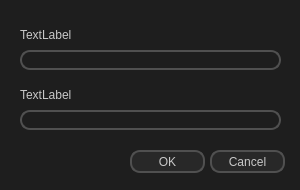
<?xml version="1.0" encoding="UTF-8"?>
<ui version="4.0">
 <class>Dialog</class>
 <widget class="QDialog" name="Dialog">
  <property name="geometry">
   <rect>
    <x>0</x>
    <y>0</y>
    <width>300</width>
    <height>190</height>
   </rect>
  </property>
  <property name="minimumSize">
   <size>
    <width>300</width>
    <height>190</height>
   </size>
  </property>
  <property name="maximumSize">
   <size>
    <width>300</width>
    <height>190</height>
   </size>
  </property>
  <property name="windowTitle">
   <string>Dialog</string>
  </property>
  <property name="styleSheet">
   <string notr="true">QWidget {
background-color: rgb(30, 30, 30)

}
QLabel{
color: rgb(200, 200, 200);
background-color:rgba(0, 0, 0, 0)
}

QPushButton {
background-color:rgb(40, 40, 40);
color: rgb(200, 200, 200);
border: 2px solid rgb(80, 80, 80);
border-radius: 10px;
padding: 1px;
}
QPushButton:hover {
background-color:rgb(20, 115, 230);
	color: rgb(200, 200, 200);
border: 1px solid rgb(20, 115, 230);
}
QPushButton:pressed {
background-color:rgb(18, 100, 200);
color: rgb(200, 200, 200);
border: 1px solid rgb(18, 100, 200);
}
QPushButton:disabled {
background-color:rgb(20, 20, 20);
color: rgb(100, 100, 100);
border: 2px solid rgb(50, 50, 50);
border-radius: 10px;
}

QLineEdit{
background-color:rgb(30, 30, 30);
color: rgb(200, 200, 200);
border: 2px solid rgb(80, 80, 80);
border-radius: 10px;
padding: 1px;
}
QLineEdit:focus {
background-color:rgb(30, 30, 30);
color: rgb(200, 200, 200);
border: 2px solid rgb(20, 115, 230);
border-radius: 10px;
padding: 1px;
}

QProgressBar {
background-color:rgb(30, 30, 30);
border: 2px solid rgb(80, 80, 80);
border-radius: 6px;
color:rgb(200, 200, 200);
text-align: center;
}
QProgressBar::chunk {
background-color:rgb(20, 115, 230);
border: 2px solid rgb(20, 115, 230);
border-radius: 1px;
}</string>
  </property>
  <widget class="QLineEdit" name="input">
   <property name="geometry">
    <rect>
     <x>20</x>
     <y>50</y>
     <width>261</width>
     <height>20</height>
    </rect>
   </property>
   <property name="styleSheet">
    <string notr="true"/>
   </property>
   <property name="text">
    <string/>
   </property>
   <property name="echoMode">
    <enum>QLineEdit::Normal</enum>
   </property>
  </widget>
  <widget class="QLabel" name="text">
   <property name="geometry">
    <rect>
     <x>20</x>
     <y>25</y>
     <width>261</width>
     <height>20</height>
    </rect>
   </property>
   <property name="styleSheet">
    <string notr="true"/>
   </property>
   <property name="text">
    <string>TextLabel</string>
   </property>
  </widget>
  <widget class="QPushButton" name="btn_cancel">
   <property name="geometry">
    <rect>
     <x>210</x>
     <y>150</y>
     <width>75</width>
     <height>23</height>
    </rect>
   </property>
   <property name="styleSheet">
    <string notr="true"/>
   </property>
   <property name="text">
    <string>Cancel</string>
   </property>
  </widget>
  <widget class="QPushButton" name="btn_ok">
   <property name="geometry">
    <rect>
     <x>130</x>
     <y>150</y>
     <width>75</width>
     <height>23</height>
    </rect>
   </property>
   <property name="styleSheet">
    <string notr="true"/>
   </property>
   <property name="text">
    <string>OK</string>
   </property>
  </widget>
  <widget class="QLineEdit" name="input_2">
   <property name="geometry">
    <rect>
     <x>20</x>
     <y>110</y>
     <width>261</width>
     <height>20</height>
    </rect>
   </property>
   <property name="styleSheet">
    <string notr="true"/>
   </property>
   <property name="text">
    <string/>
   </property>
   <property name="echoMode">
    <enum>QLineEdit::Normal</enum>
   </property>
  </widget>
  <widget class="QLabel" name="text_2">
   <property name="geometry">
    <rect>
     <x>20</x>
     <y>85</y>
     <width>261</width>
     <height>20</height>
    </rect>
   </property>
   <property name="styleSheet">
    <string notr="true"/>
   </property>
   <property name="text">
    <string>TextLabel</string>
   </property>
  </widget>
 </widget>
 <resources/>
 <connections/>
</ui>
